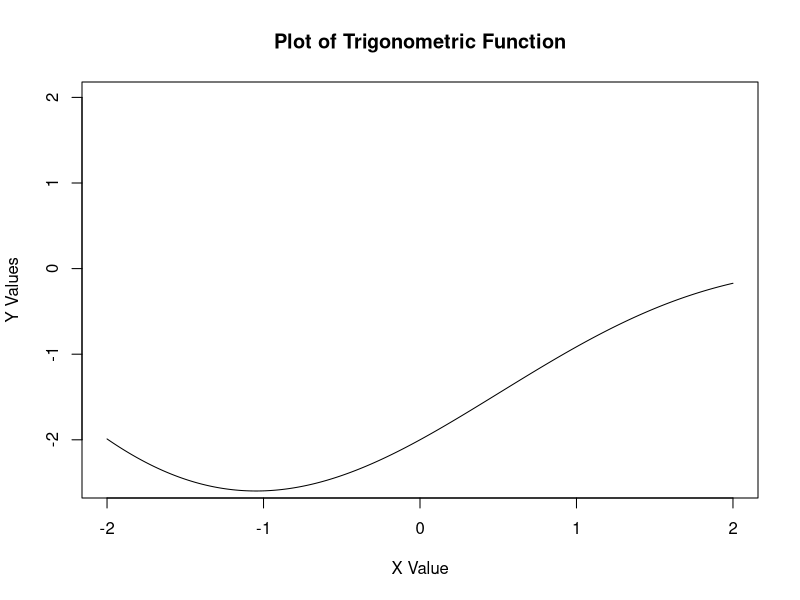
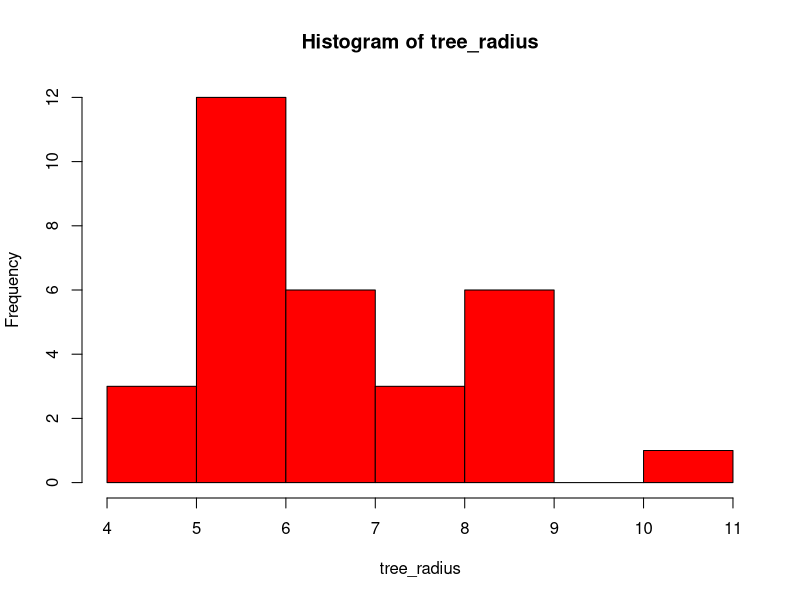
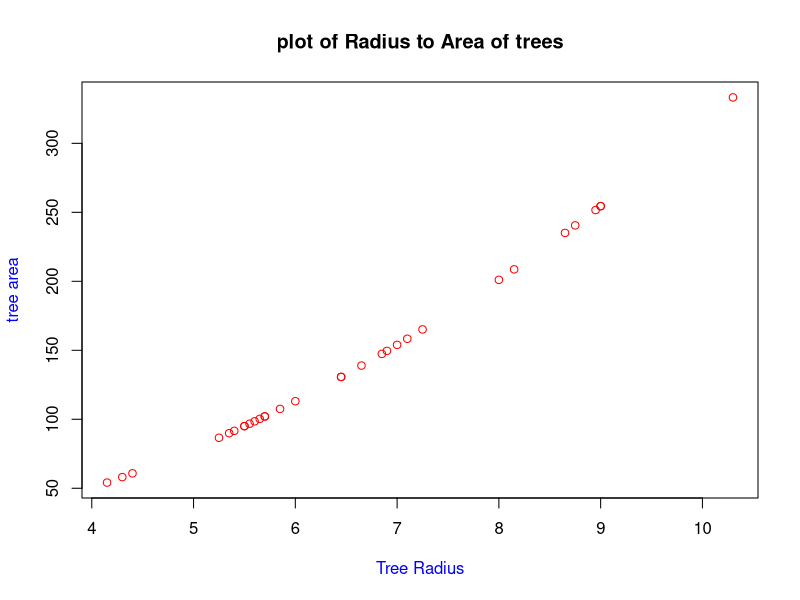
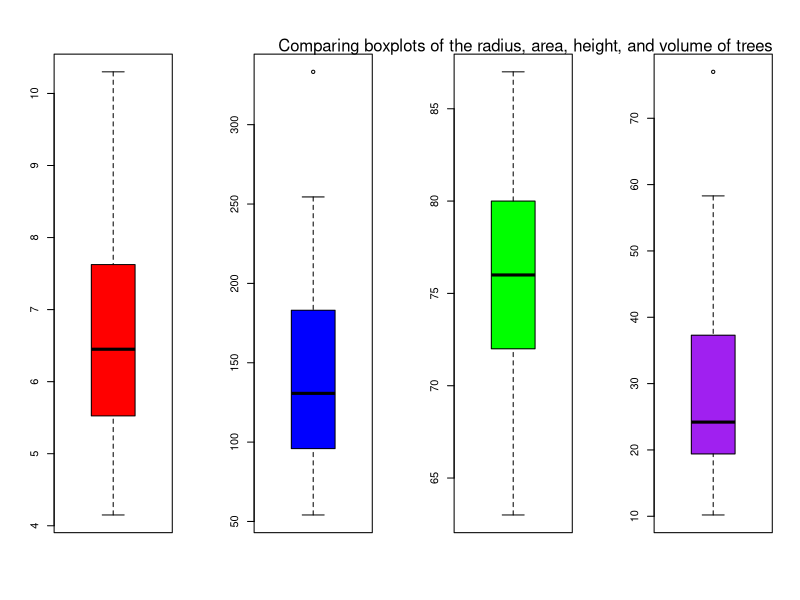
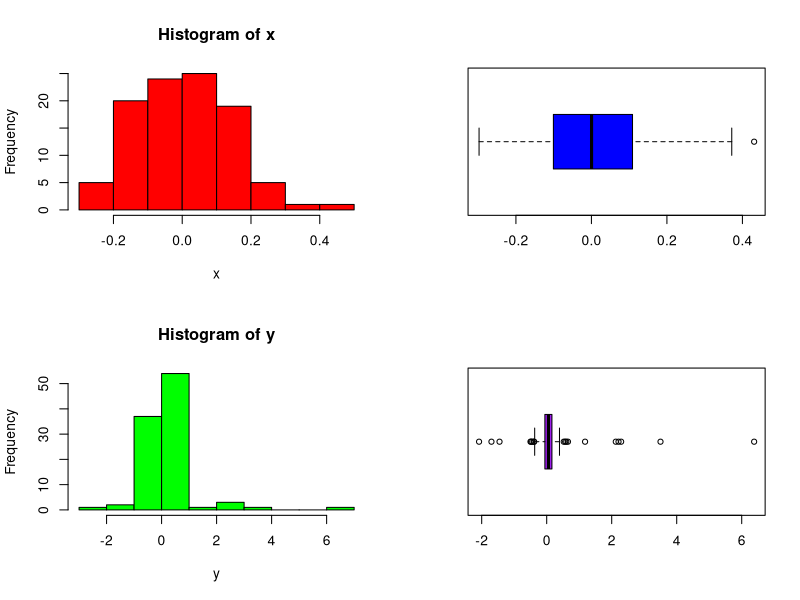
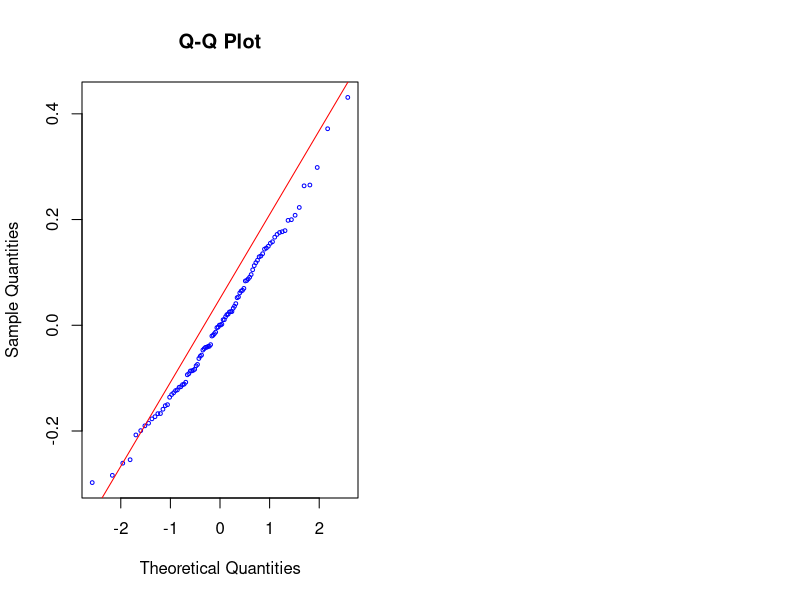

Recreate these plots in R, in order.
## ---- chunk 1
# DO NOT ADD OR REVISE CODE HERE
knitr::opts_chunk$set(echo = TRUE)
## ---- chunk 2
 ##Creeate a sequence of integers from 0 to 5 inclusive.
aa <- seq(0,5,by=1)
print(aa)
 ##Create the number 6.
ab <- 6
print(ab)
 ##Two repitions of the vector c(2, -5.1, -23).
ac <- rep(c(2, -5.1, -23), times = 2)
print(ac)
 ##The sum of 7/42 and 3.
library(MASS)
ad <- fractions((7/42) + 3)
print(ad)
 ##Now to create the vector
one_A <- c(aa,ab,ac,ad)

## ---- chunk 3
 ##first, sort the vector in ascending order
one_A <- sort(one_A, decreasing = FALSE)
print(one_A)

 ##find length of vector
L <- length(one_A)
print(L)
 ##Generate sequence from 1 to L first before I add it to the sorted vector
seq_L <- seq.int(from = 1, to = L, by = 1)
 ##Do some vector addition!! I am not sure if this is a trick question, but since they are both the same length, i can just do an addition of the two vectors. assuming that this wants vector addition, not combination.
one_A_add <- one_A + seq_L
print(one_A_add)

## ---- chunk 4
## Extract the first and last elements of the vector and create a new vector. 
one_HT <- c(head(one_A_add,1),tail(one_A_add,1))
print(one_HT)

##create a vector without the first and last value. I will first remove the last value then the first value
one_N_H <- head(one_A_add, -1)
one_N_HT <- tail(one_N_H, -1)
print(one_N_HT)

## ---- chunk 5
##reconstruct vector from 1b using two vectors from 1c
one_A_add_reconst <- sort(append(one_HT, one_N_HT), decreasing = FALSE)

print(one_A_add_reconst)

sum_one_A_add_reconst <- round(sum(one_A_add_reconst), digits = 2)

print(sum_one_A_add_reconst)

## ---- chunk 6

R <- function(x){
  y = sin(x) - 2*cos(x/2)}

## ---- chunk 7
##first create the vector x, where it is 4001 equally spaced values between -2 to 2, inclusive

x <- c(seq(-2,2,length.out =4001))

##create vector y that contains answers when values from vector x are inserted, find min of y and location of it in vector. create new vector restricted to miny and x
y <- R(x)


##get min y and x associated to min y
z <- as.data.frame(cbind(x,y))

xymin <- c(round(z$x[which.min(z$y)],3),round(min(z$y),3))
## ---- chunk 8

plot(x,y,type="l",
     main="Plot of Trigonometric Function",
     xlab="X Value", 
     ylab="Y Values",
     xlim=c(-2,2),
     ylim=c(-2.5,2))


## ---- chunk 9
##load data "trees"
data(trees)

str(trees)
##find medians and print row number of each
rowMedian <- function(x, na.rm = FALSE){
apply(x, 2, median, na.rm = na.rm)}
rowMedian(trees)

##Using R and logicals, print the row number and the three measurements: Girth, Height and Volume, of the tree with Volume equal to median 


Med_Vol <- trees[trees$Volume == median(trees$Volume),]

## ---- chunk 10

tree_radius <- trees$Girth / 2

tree_radius <- sort(tree_radius)

print(tree_radius)

tree_area <- (tree_radius^2) * pi

stem(tree_radius)
hist(tree_radius,
     col = "red",
     include.lowest = TRUE, right = TRUE,
     density = NULL,
     ylim = c(0,12))

plot(tree_radius,tree_area, main = "plot of Radius to Area of trees",
    xlab = "Tree Radius",
    ylab = "tree area",
     col = "red",
     col.lab = "blue")



## ---- chunk 11

par(mfrow = c(1, 4))
boxplot(tree_radius, col = "red")
boxplot(tree_area, col = "blue")
boxplot(trees$Height, col = "green")
boxplot(trees$Volume, col = "purple")

mtext("Comparing boxplots of the radius, area, height, and volume of trees", side = 3,
      adj = 1, padj = 0)




## ---- chunk 12

boxplot.stats(trees$Volume, coef = 3, do.conf = FALSE)


## ---- chunk 13
x <- c( 1,-1,1
        ,1,1,1
        ,1,1,-1)
x <- matrix(x, nrow = 3, byrow = T)


y <- c(1,1,1)
y <- matrix(y, nrow = 3)

solve(x,y)

## ---- chunk 14
set.seed(124)
y <- rcauchy(100,location = 0, scale = 0.1)

set.seed(127)
x <- rnorm(100,mean = 0, sd = 0.15)

z <- cbind(x,y)

##Use *apply()* with this object to compute the inter-quartile range or IQR for each column:  x and y. Use the function IQR() for this purpose. Round the results to four decimal places and present.
iqr_z <- round(apply(z,2,FUN = IQR),4)

## ---- chunk 15


par(mfrow = c(2, 2))
hist(x, col = "red")
boxplot(x, col = "blue", horizontal = TRUE)
hist(y, col = "green")
boxplot(y, col = "purple", horizontal = TRUE)



## ---- chunk 16
par(mfrow = c(1,2))

qqnorm(x, cex = 0.5, main = "Q-Q Plot",
       xlab = "Theoretical Quantities",
       ylab = "Sample Quantities",
       col ="blue")

qqline(y, cex = 0.5, main = "Line Q-Q Plot",
       xlab = "THeoretical Quatnities",
       ylab="Sample Quantites",
       col = "red")



